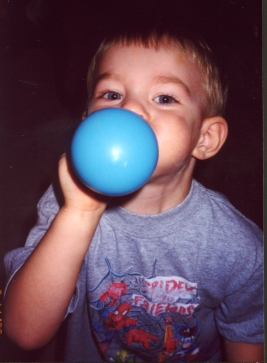
#> input picture noah.jpg, 267 x 363 px
$ python printImage.py
#> lines starting #> are read from the running program, lines starting #| are printed output that depends on the picture
from PIL import Image
import math

#A black square "\u25A0"
#A white square "\u25A1"

IMG = "noah.jpg"
MAX_WIDTH = 80

HSTRETCH = 2            #Horizontal stretch

invert = True

if invert:
    CHAR_1 = " "
    CHAR_2 = "."
    CHAR_3 = "*"
    CHAR_4 = "/"
    CHAR_5 = "8"
    CHAR_6 = "#"
else:
    CHAR_1 = "#"
    CHAR_2 = "8"
    CHAR_3 = "/"
    CHAR_4 = "*"
    CHAR_5 = "."
    CHAR_6 = " "

THRESHOLD_1 = math.floor(255/6) * 1
THRESHOLD_2 = math.floor(255/6) * 2
THRESHOLD_3 = math.floor(255/6) * 3
THRESHOLD_4 = math.floor(255/6) * 4
THRESHOLD_5 = math.floor(255/6) * 5

im = Image.open(IMG, "r").convert("L")      #opens image and converts to grayscale
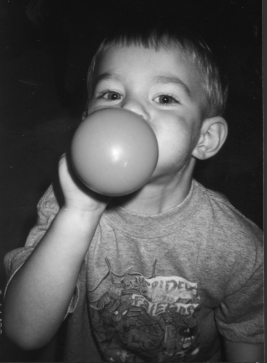
#> im: PIL image 267x363 L; min 14, max 254, mean 81.5
width, height = im.size                     #gets width and height
#> width = 267; height = 363
if width > MAX_WIDTH:
    scaleFactor = MAX_WIDTH / width               #creates scale factor
#> scaleFactor = 0.3
    rw = math.floor(width * scaleFactor)                #new width
#> rw = 80
    rh = math.floor(height * scaleFactor)               #new height
#> rh = 108
    rsize = (rw, rh)
#> rsize = (80, 108)
    im = im.resize(rsize)
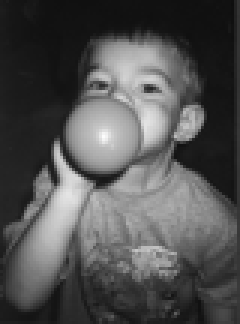
#> im: PIL image 80x108 L (shown 3 times larger); min 14, max 252, mean 81.5
    width, height = im.size
#> width = 80; height = 108

IMAGE_WIDTH = width
#> IMAGE_WIDTH = 80

pix_val = list(im.getdata())                        #Gets RGB for every pixel, stores in list
#> pix_val = 8640 values, max 252 at index 3634, min 14 at index 157, mean 81.53

if (type(pix_val[0]) == int):
    single_vals = pix_val
#> single_vals has the same summary as pix_val
elif (type(pix_val[0]) == list) or (type(pix_val[0]) == tuple):
    single_vals = [x[0] for x in pix_val]               #Strips R value from every set in pix_val
                                                        #in grayscale images, RGB are equivalent
else:
    print("error")

def getSymbol(val):
    if val <= THRESHOLD_1:
        return CHAR_1
    elif val <= THRESHOLD_2:
        return CHAR_2
    elif val <= THRESHOLD_3:
        return CHAR_3
    elif val <= THRESHOLD_4:
        return CHAR_4
    elif val <= THRESHOLD_5:
        return CHAR_5
    else:
        return CHAR_6


def printChar(breakLine):
    if breakLine == "doBreakLine":
        print(getSymbol(single_vals[x]))            #Prints character and breaks line
    else:
        print(getSymbol(single_vals[x]), end='')    #Prints character and does not break line

for x in range(len(single_vals)):
    for z in range(HSTRETCH - 1):                   #This just prints the character as many
        printChar("")                               #times as specified in HSTRETCH

    if ((x + 1) % IMAGE_WIDTH == 0):
        printChar("doBreakLine")
    else:
        printChar("")
#> this loop made 8640 passes

u = input("exit?")

$ run again, with puppy.jpg copied over noah.jpg
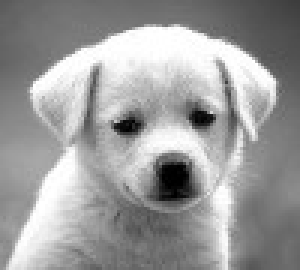
#> input picture puppy.jpg, 100 x 90 px (shown 3 times larger)
#> `im = im.resize(rsize)`:
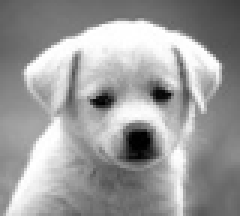
#> im: PIL image 80x72 L (shown 3 times larger); min 0, max 255, mean 155.8
#> pix_val = 5760 values, max 255 at index 677, min 0 at index 2754, mean 155.8
#> single_vals has the same summary as pix_val
#> the loop `for x in range(len(single_vals)):` made 5760 passes

$ run again, with rhianna.jpg copied over noah.jpg
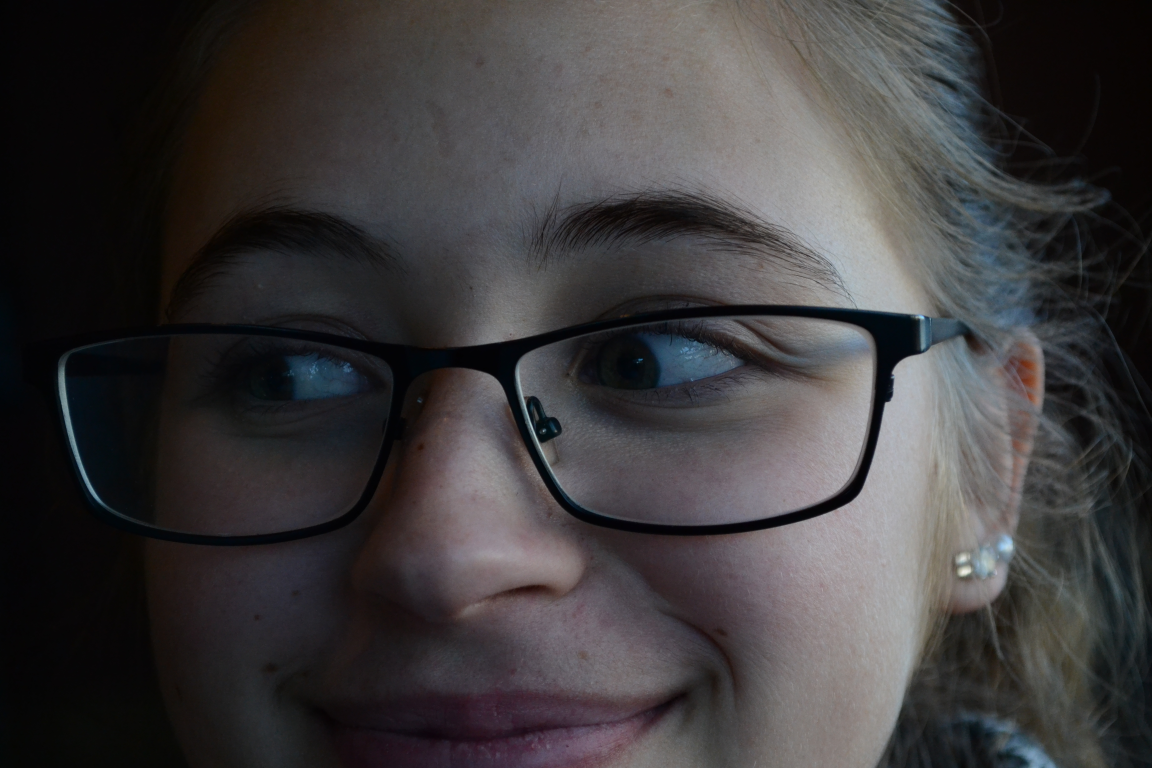
#> input picture rhianna.jpg, 4608 x 3072 px (shown at 1/4 size)
#> `im = im.resize(rsize)`:
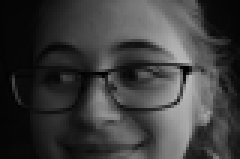
#> im: PIL image 80x53 L (shown 3 times larger); min 0, max 185, mean 60.5
#> pix_val = 4240 values, max 185 at index 2063, min 0 at index 1953, mean 60.5
#> single_vals has the same summary as pix_val
#> the loop `for x in range(len(single_vals)):` made 4240 passes
